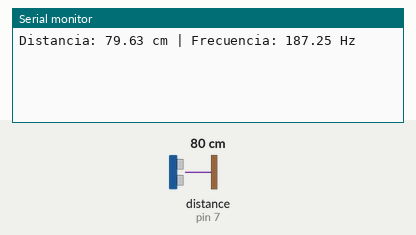
This sketch was run on a simulated Arduino Uno, built with avr-gcc and run on an emulated ATmega328P. Shown: the last lines printed to the serial monitor. Inputs (shaded band) come from the test bench; at power-on: distance to the obstacle (sensor on pin 7) 80 cm. The echo pulse lasts 58.3 µs per cm.

Above: at 1.2 s.
1.3 s: distance to the obstacle (sensor on pin 7) set to 2 cm
At 2.4 s:
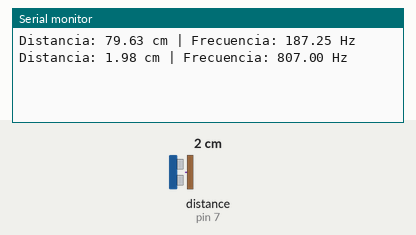
2.8 s: distance to the obstacle (sensor on pin 7) set to 4 cm
At 3.8 s:
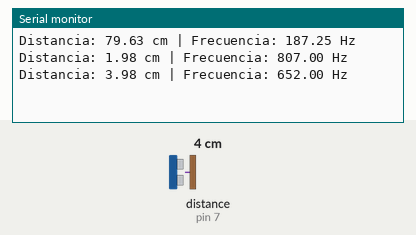
Timing chart, 0 to 5.8 s (numbered marks = the images above; inputs shaded):
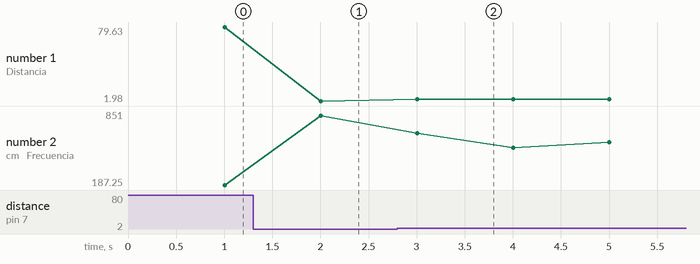

The sketch:

ej_2b.ino
```cpp
#include <NewPing.h>

#define TRIGGER_PIN  6
#define ECHO_PIN     7
#define MAX_DISTANCE 200 // Distancia máxima a sensar en cm

NewPing sonar(TRIGGER_PIN, ECHO_PIN, MAX_DISTANCE);

unsigned long previousMillis = 0;
unsigned long sampleCount = 0;
const float US_POR_CM_IDA_VUELTA = 29.287 * 2.0; // ~58.574 µs/cm
unsigned int uS = 0;

float ultimaDistancia = 0.0;

void setup() {
  Serial.begin(115200);
}

void loop() {
  // Lectura del tiempo de ida y vuelta en microsegundos
  unsigned int uS = sonar.ping();

  if (uS > 0) {
    ultimaDistancia = uS / US_POR_CM_IDA_VUELTA;
  }

  sampleCount++;
  unsigned long currentMillis = millis();

  // Imprime la distancia y la frecuencia calculada cada 1 segundo
  if (currentMillis - previousMillis >= 1000) {
    float frecuencia = (sampleCount * 1000.0) / (currentMillis - previousMillis);

    Serial.print("Distancia: ");
    Serial.print(ultimaDistancia, 2);
    Serial.print(" cm | Frecuencia: ");
    Serial.print(frecuencia, 2);
    Serial.println(" Hz");

    sampleCount = 0;
    previousMillis = currentMillis;
  }
}
```

Measured:
- after the input at 1.3 s, the serial monitor: prints a new line after 0.71 s (image 1)
- after the input at 2.8 s, the serial monitor: prints a new line after 0.21 s (image 2)
- plotted number 1: 79.63 → 1.98 after the input at 1.3 s, 1.98 → 3.98 after the input at 2.8 s
- plotted number 2: 187.25 → 807 after the input at 1.3 s, 807 → 633 after the input at 2.8 s
